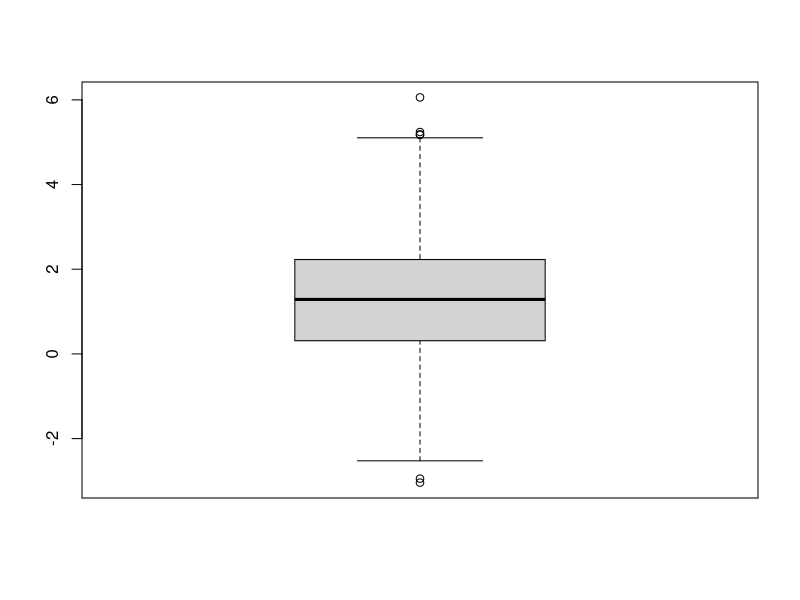
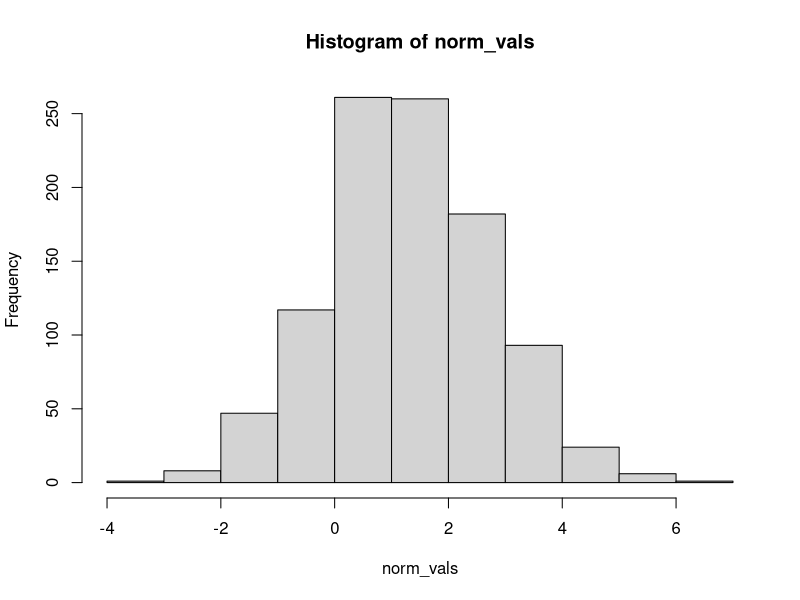
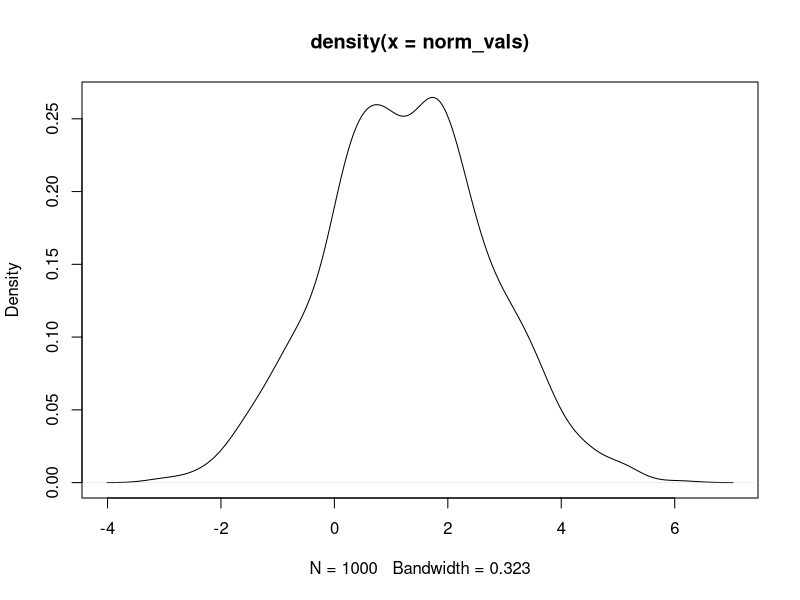
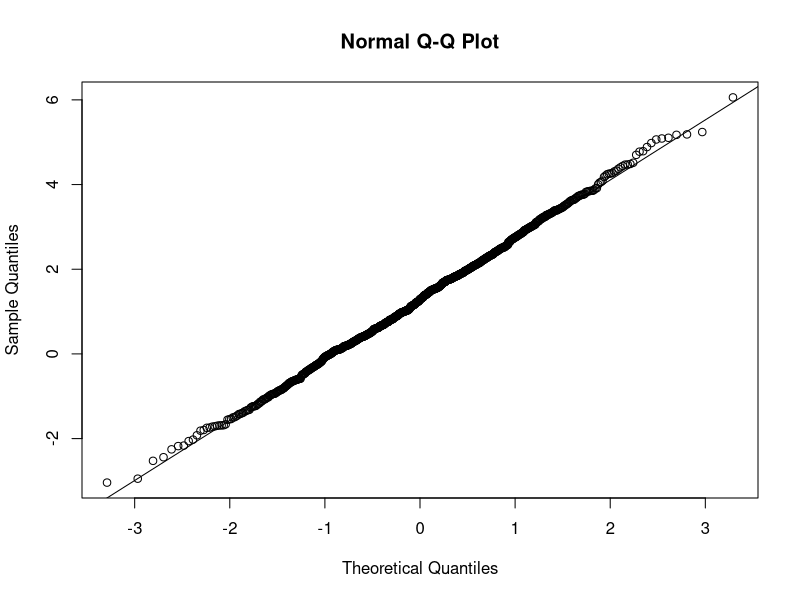
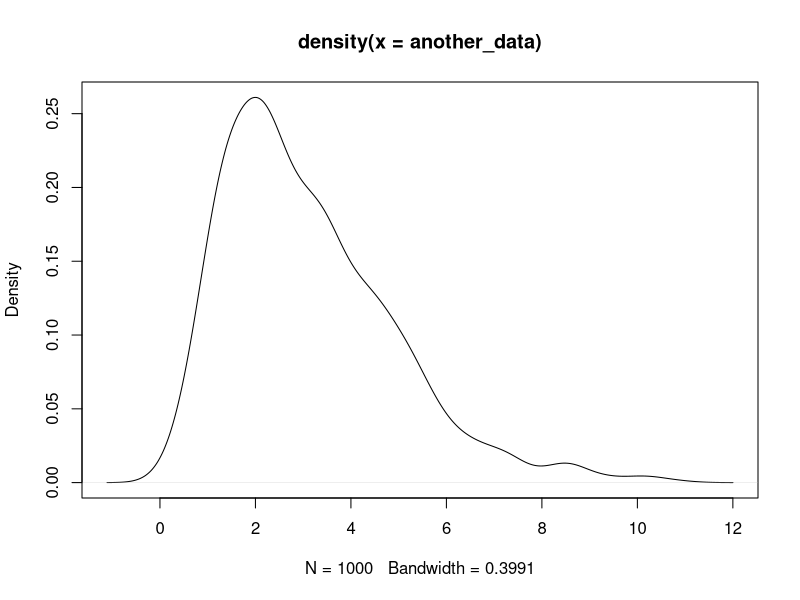

Recreate these plots in R, in order.
# Statistics Tutorial - Day 6 - Performing Statistical Tests
# Created By: Prabesh Dhakal on 2020-05-13
# Last Edited: 2020-05-14


#### Goals: ####
#     i. Tests for Normality
#    ii. Goodness of Fit (Chi-squared test)
#   iii. Test for Independence (Chi-squared test)

# ----------------------------------- * ----------------------------------- #

#### 1. Testing for Normality ####

# We have talked about several ways we can check if the data is normally
# distributed:
# 1. Box plot
# 2. Histogram
# 3. Density Plot
# 4. Q-Q Plot
# 5. Shapiro-Wilk's Test
# Let's try them all:

# Genrate some data:
set.seed(8848)
norm_vals <- rnorm(n=1000, mean=1.29, sd=1.44)


# 1.1 Box plot
boxplot(norm_vals)

# 1.2 Histogram
hist(norm_vals)

# 1.3 Density Plot
plot(density(norm_vals))

# 1.4 Q-Q Plot
qqnorm(norm_vals)
qqline(norm_vals)

# 1.5 Shapiro-Wilk's Test
shapiro.test(norm_vals)
# how do we interpret the results?
# First remember what the H0 and H1 of this test are:
# H0 : Data comes from normally distributed population
# H1 : Data does not come from normally distributed population
# Look at the p-value
# given a significant level (alpha)
# if p-value <= alpha, reject the null
# Usually, an alpha = 0.05 is chosen

# Let's see Shapiro-Wilk's test in action\
# with data we know does not come from a normally
# distributed population
another_data <- rgamma(n=1000, shape=3)
plot(density(another_data))
shapiro.test(another_data)

#### 2. Goodness of Fit Test (Chi-square Test) ####
# H0 : Both data come from the same distribution
# H1 : The data don't come from the same distribution

# Assume that you organized an event that and the no. of students, professors,
# and businesspeople that participated this year's event was 
# 232, 37, and 54 respectively.
# Last year, 70% students, 15% profs, and 15% businesspeople
# participated on same event.
# You want to know if this year's proportions look significantly different
# from the last year's.


participants <- c(S=232, P=37, B=54) # Students, Profs, Businesspeople
N = sum(participants) # Total no. of participants
participants_freq <- participants / N


freq_last_year <- c(0.70, 0.15, 0.15)

# i. Manually solving the problem

E_i <- freq_last_year * N # Expected Values

test_stat <- sum( (participants - E_i)^2/E_i ) # Chi-sq. test stat


# Making decision:
# Assuming significance level (alpha) = 0.05,
# check the Critical value on a table for Chi-square test
# Reject H0 if test statistic > crit. value
# Alternatively, check the p-value:
df <- 3 - 1 # degrees of freedom: k - 1 where k = no. of categories
p_value <- pchisq(test_stat, df=df, lower.tail=FALSE)
p_value

# Reject H0 if p-value <= significance level

# ii. Using R function to do this same thing
chisq.test(x=participants, p=freq_last_year)
# Either way, the way you make a decision stays the same.

#### 3. Test of Independence (Chi-square Test) ####
# H0 : The two variables are independent
# H1 : The two variables are not independent

# This example is an implemention of this YouTube video:
# https://www.youtube.com/watch?v=LE3AIyY_cn8
# Here, the two variables that we are interested in are:
# Gender and Color

# Create the original table
color_data <- matrix(c(100, 20, 150, 30, 20, 180), ncol=3)
colnames(color_data) = c("Blue", "Green", "Pink")
rownames(color_data) <- c("Boys", "Girls")
color_data

data_table <- as.table(color_data)
N = sum(data_table)

# The H0 and H1 for this particular problem:
# H0 : For the population of students, 
#       gender and fav. color are not related
# H1 : For the pop. of students, 
#       gender and fav. color are related
# significance level (alpha) = 0.05

addmargins(data_table)

E_blue <- c(270*120/N, 230*120/N)
E_green <- c(270*180/N, 230*180/N)
E_pink <- c(270*200/N, 230*200/N)

data.frame(E_blue, E_green, E_pink,
           row.names = c("Boys", "Girls"))

test_stat <- sum((100-64.8)^2/64.8, (150-97.2)^2/97.2, (20-108)^2/108,
                 (20-55.2)^2/55.2, (30-82.8)^2/82.8, (180-92)^2/92)

# Decision time:
# Check the critical value on the Chi-square test table
# Reject H0 if test stat > critical value

# Or, calculate the p-value
df = (2-1)*(2-1) # df = (nrows - 1)*(ncols - 1)
p_value <- pchisq(test_stat, df=df, lower.tail=FALSE)
p_value

# Reject H0 if p-value <= alpha

# Alternatively, do this:
chisq.test(data_table)

#### Tasks this week ####
# You will find a Problem Set in MyStudy. :) 
